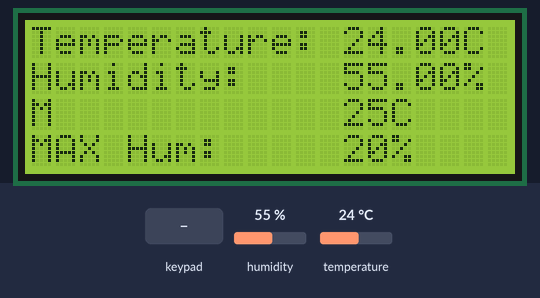
A sketch run on a simulated Arduino Uno, built with avr-gcc and run on an emulated ATmega328P. On the bench: 20×4 character LCD. Inputs (shaded band) come from the test bench; at power-on: humidity 55 %, temperature 24 °C.

Above: at 1.2 s.
1.3 s: keypad keys 6 * 7 = pressed 0.4 s apart
At 3.7 s:
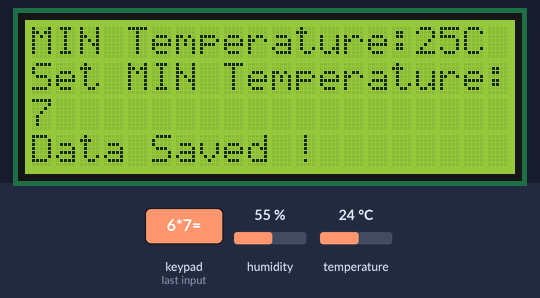
5.5 s: key '%' pressed
At 6.1 s:
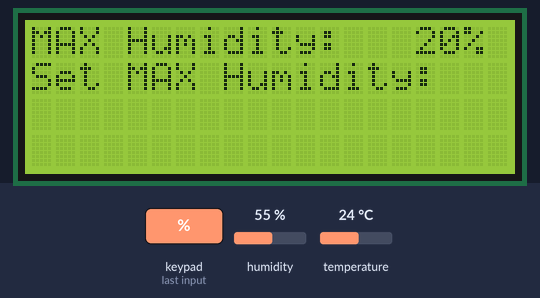
7.0 s: keypad keys 1 1 1 0 9 8 pressed 0.4 s apart
At 8.9 s:
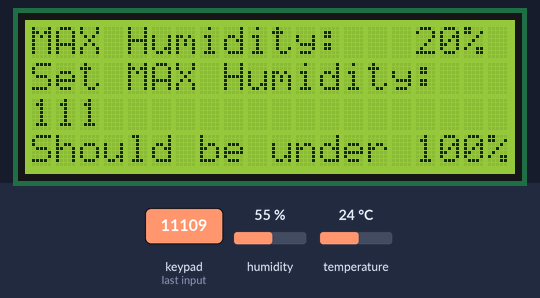
15.2 s: humidity set to 22 %
At 16.4 s:
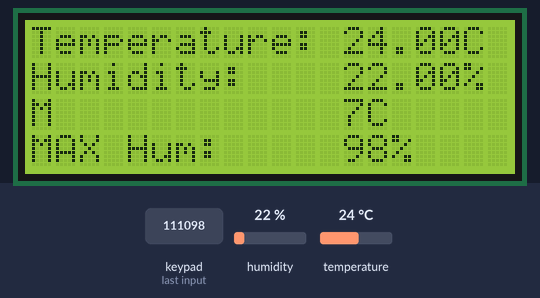
17.3 s: temperature set to 12 °C
At 18.3 s:
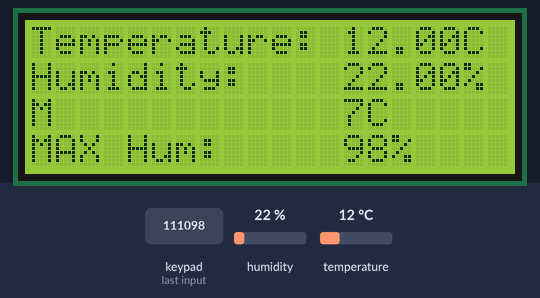
19.3 s: key '*' pressed
At 20.5 s:
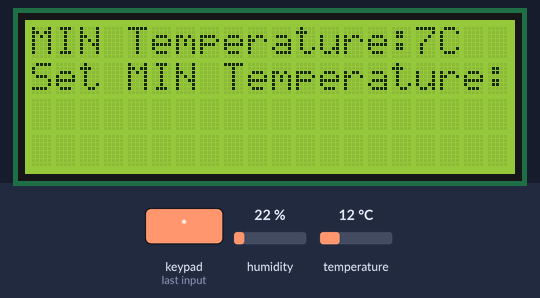
Timing chart, 0 to 21.8 s (numbered marks = the images above; inputs shaded):
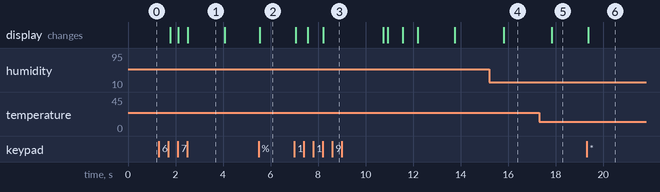

Measured:
- after the input at 1.3 s, the display: first changes after 0.49 s (image 1 shows a later state)
- after the input at 5.5 s, the display: changes after 0.05 s (image 2)
- after the input at 7.0 s, the display: first changes after 0.06 s (image 3 shows a later state)
- after the input at 15.2 s, the display: changes after 0.62 s (image 4)
- after the input at 17.3 s, the display: changes after 0.53 s (image 5)
- after the input at 19.3 s, the display: changes after 0.06 s (image 6)
- what the display in image 1 shows lasts 1.6 s, from 2.5 s to 4.1 s

The sketch:

Code.ino
```cpp
/*
   Source: https://github.com/Fasihi-Rad/Arduino.Prj

   Arduino.Prj__DHT sensor & LCD
   Seyed Ali Mojtabavi
   Amir Reza Fasihi rad
*/

// Include The Library Code
#include <Wire.h>
#include <LiquidCrystal_I2C.h>
#include <Keypad.h>
#include "DHT.h"

#define DHTPIN 3      // Sensor PIN
#define DHTTYPE DHT22 // Sensor Type

const byte ROWS = 4; //four rows
const byte COLS = 4; //four columns

//define the symbol on the buttons of the keypads
char hexaKeys[ROWS][COLS] = {
    {'7', '8', '9', '%'},
    {'4', '5', '6', '*'},
    {'1', '2', '3', '-'},
    {'C', '0', '=', '+'}};

byte rowPins[ROWS] = {11, 10, 9, 8}; //connect to the row pinouts of the keypad
byte colPins[COLS] = {7, 6, 5, 4};   //connect to the column pinouts of the keypad

// Set the initial value:
char Data[3] = {0};  //make Char array
byte data_count = 0; //make Pointer for Char array
int MIN_temp = 25;   // SET min Temperature
int MAX_hum = 20;    // SET min Humidity

// Initialize temperature sensor
DHT dht(DHTPIN, DHTTYPE);
//initialize an instance of class NewKeypad
Keypad customKeypad = Keypad(makeKeymap(hexaKeys), rowPins, colPins, ROWS, COLS);

LiquidCrystal_I2C lcd(0x20, 20, 4);

// PrintLCD Function
void PrintLCD(int MIN_temp, int MAX_hum, float t, float h)
{
  // Print a message to the LCD:
  lcd.setCursor(0, 0);
  lcd.print("Temperature:");
  lcd.setCursor(0, 1);
  lcd.print("Humidity:");
  lcd.setCursor(13, 0);
  lcd.print(t);
  lcd.print("C");
  lcd.setCursor(13, 1);
  lcd.print(h);
  lcd.print("%");
  lcd.setCursor(0, 2);
  lcd.write("MIN Temp:",HIGH);
  lcd.setCursor(13, 2);
  lcd.print(MIN_temp);
  lcd.print("C");
  lcd.setCursor(0, 3);
  lcd.print("MAX Hum:");
  lcd.setCursor(13, 3);
  lcd.print(MAX_hum);
  lcd.print("%");
}

// LCD_Windows Function for display selection Windows
void LCD_Windows(int MIN_temp, int MAX_hum, bool status)
{
  lcd.clear();         //clear LCD
  lcd.setCursor(0, 0); //Set LCD Cursor to [0,0]
  // Check status:
  // True => MAX Humidity window :
  if (status)
  {
    // Print MAX Humidity to the LCD:
    lcd.print("MAX Humidity:");
    lcd.setCursor(16, 0);
    lcd.print(MAX_hum);
    lcd.print("%");
    lcd.setCursor(0, 1);
    lcd.print("Set MAX Humidity:");
  }
  // False => MIN Temperature window :
  else
  {
    // Print MIN Temperature to the LCD:
    lcd.print("MIN Temperature:");
    lcd.setCursor(16, 0);
    lcd.setCursor(16, 0);
    lcd.print(MIN_temp);
    lcd.print("C");
    lcd.setCursor(0, 1);
    lcd.print("Set MIN Temperature: ");
  }
}
// Observer Function
void Observer(int MIN_temp, int MAX_hum, float temp, float hum)
{
  if (hum >= MAX_hum) //Check Humidity
  {
    digitalWrite(1, HIGH); //Turn LED1 On
  }
  else if (hum < MAX_hum) //Check Humidity
  {
    digitalWrite(1, LOW); //Turn LED1 Off
  }
  if (temp <= MIN_temp) //Check Temperature
  {
    digitalWrite(2, HIGH); //Turn LED2 On
  }
  else if (temp > MIN_temp) //Check Temperature
  {
    digitalWrite(2, LOW); //Turn LED2 Off
  }
}

void setup()
{
  lcd.init();                                 // Initialize LCD
  lcd.backlight();                            //Turn on LCD backlight
  dht.begin();                                // Initialize temperature sensor
  customKeypad.addEventListener(keypadEvent); // Add an event listener for the keypad
}

void loop()
{
  float hum = dht.readHumidity();     // Read Humidity
  float temp = dht.readTemperature(); // Read Temperature
  char key = customKeypad.getKey();   //getting Key value

  Observer(MIN_temp, MAX_hum, temp, hum); //Call Observer Function
  PrintLCD(MIN_temp, MAX_hum, temp, hum); //Call PrintLCD Function
}

// Taking care of special events:
void keypadEvent(KeypadEvent key)
{
  switch (customKeypad.getState())
  {
  case PRESSED:
    // if key Pressed :
    if (key == '*') //check for '*' input
    {
      LCD_Windows(MIN_temp, MAX_hum, false); //Call LCD_Windows Function
      while (true)                           //Make Loop
      {
        char Nkey = customKeypad.getKey(); //getting New Key value
        if (Nkey == '0' ||
            Nkey == '1' ||
            Nkey == '2' ||
            Nkey == '3' ||
            Nkey == '4' ||
            Nkey == '5' ||
            Nkey == '6' ||
            Nkey == '7' ||
            Nkey == '8' ||
            Nkey == '9')
        {
          lcd.setCursor(data_count, 2); //set Cursor on Pointer position on line 2
          Data[data_count] = Nkey;      //Save The input Key on Data array
          lcd.print(Nkey);              //display the Key
          data_count++;                 //increase the Pointer
        }
        if (Nkey == '-' && data_count > 0) ////check for '-' input AND Data Length > 0
        {
          data_count--;                 //Decrease the Pointer
          lcd.setCursor(data_count, 2); //set Cursor on Pointer position on line 2
          lcd.print(" ");               //print None For delete the last Character
        }
        if (Nkey == 'C') //check for 'C' input
        {
          Data[3] = {0};  //set the Data array to zero
          data_count = 0; //set the data_count to zero
          lcd.clear();    //clear LCD
          break;          //Break the Loop
        }
        if (Nkey == '=' || data_count == 3) //check for '=' input OR maximum valid Data Length
        {
          lcd.setCursor(0, 3);
          lcd.print("Data Saved !"); //Print "Data Saved !"
          MIN_temp = atoi(Data);     //Convert Data array to int and put it on MIN_temp
          Data[3] = {0};             //set the Data array to zero
          data_count = 0;            //set the data_count to zero
          delay(1500);               //Make Delay
          lcd.clear();               //clear LCD
          break;                     //Break the Loop
        }
      }
    }
    if (key == '%') //check for '%' input
    {
      LCD_Windows(MIN_temp, MAX_hum, true); //Call LCD_Windows Function
      while (true)                          //Make Loop
      {
        char Nkey = customKeypad.getKey();
        if (Nkey == '0' ||
            Nkey == '1' ||
            Nkey == '2' ||
            Nkey == '3' ||
            Nkey == '4' ||
            Nkey == '5' ||
            Nkey == '6' ||
            Nkey == '7' ||
            Nkey == '8' ||
            Nkey == '9')
        {
          lcd.setCursor(data_count, 2);
          Data[data_count] = Nkey; //Save The input Key on Data array
          lcd.print(Nkey);         //display the Key
          data_count++;            //increase the Pointer
        }
        if (Nkey == 'C') //check for 'C' input
        {
          Data[3] = {0};  //set the Data array to zero
          data_count = 0; //set the data_count to zero
          lcd.clear();    //clear LCD
          break;          //Break the Loop
        }
        if (Nkey == '-' && data_count > 0) //check for '-' input AND Data Length > 0
        {
          data_count--;                 //Decrease the Pointer
          lcd.setCursor(data_count, 2); //set Cursor on Pointer position on line 2
          lcd.print(" ");               //print None For delete the last Character
        }
        if (Nkey == '=' || data_count == 3) //check for '=' input or maximum valid Data Length
        {
          int tmp = atoi(Data); //Convert Data array to int and put it in to tmp
          Data[3] = {0};        //set the Data array to zero
          data_count = 0;       //set the data_count to zero
          if (tmp > 100)        //Check for input value be under 100%
          {
            lcd.setCursor(0, 3);
            lcd.print("Should be under 100%");    //Print "Should be under 100%"
            delay(2500);                          //Make Delay
            LCD_Windows(MIN_temp, MAX_hum, true); //Call LCD_Windows Function
          }
          else
          {
            lcd.setCursor(0, 3);
            lcd.print("Data Saved !"); //Print "Data Saved !"
            MAX_hum = tmp;             //put tmp in to MAX_hum
            delay(1500);               //Make Delay
            lcd.clear();               //clear LCD
            break;                     //Break the Loop
          }
        }
      }
    }
  }
}
```
